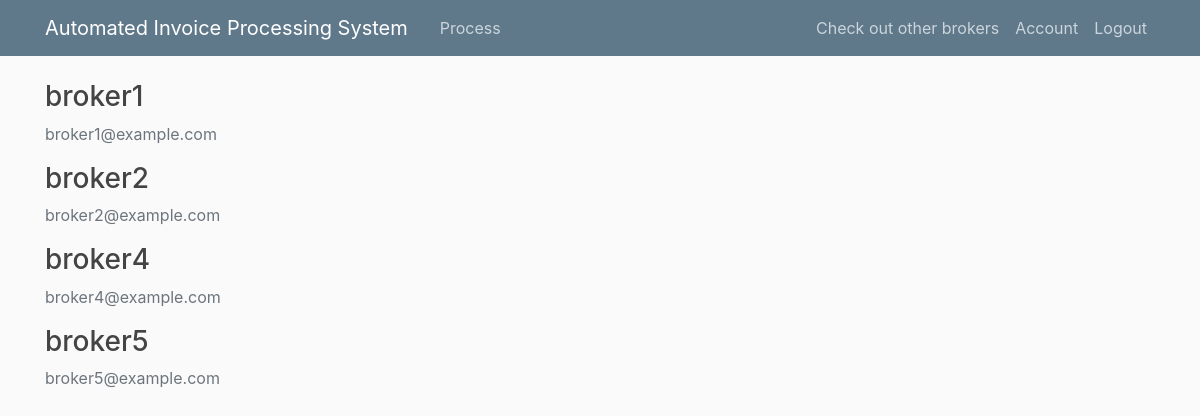
Screenshot of /fellowsdisplay (signed in) with the database file from the repository.
### aims_/models.py (models this page shows, shortened)
class Broker(db.Model, UserMixin):
    id = db.Column(db.Integer, primary_key=True)
    username = db.Column(db.String(20), unique=True, nullable=False)
    email = db.Column(db.String(120), unique=True, nullable=False)
    image_file = db.Column(db.String(20), nullable=False, default='default.png')
    password = db.Column(db.String(60), nullable=False)

### aims_/routes.py (the view)
@app.route("/fellowsdisplay")
@login_required
def fellowdisp():
    if session['account_type'] == 'broker':
        users = Broker.query.all()
    elif session['account_type'] == 'admin':
        users = Admin.query.all()
    elif session['account_type'] == 'company':
        users = Company.query.all()
    return render_template('fellowsdisp.html',users = users)

### aims_/models.py (called while the page is built)
@login_manager.user_loader
def load_user(user_id):
    if 'account_type' in session:
        if session['account_type'] == 'broker':
            return Broker.query.get(int(user_id))
        elif session['account_type'] == 'admin':
            return Admin.query.get(int(user_id))
        elif session['account_type'] == 'company':
            return Company.query.get(int(user_id))
        else:
            return None
    else:
        return None

### aims_/templates/fellowsdisp.html
{% extends "layout.html" %}
{% block content %}
    {% for user in users %}
        {% if user!= current_user%}
            <div class="media-body">
                <h3><a class="article-title" href="{{ url_for('account', user_id=user.id) }}" >{{ user.username }}</a></h3>
                <p class="text-secondary">{{ user.email }}</p>
            </div>
        {% endif %}
    {% endfor %}
{% endblock content %}

### aims_/static/main.css (style rules this page uses)
body { background: #fafafa; color: #333333; margin-top: 5rem; }
h1, h2, h3, h4, h5, h6 { color: #444444; }
.article-title { color: #444444; }

### rows the page displays
Broker: username "broker1", email "broker1@example.com"
Broker: username "broker2", email "broker2@example.com"
Broker: username "broker4", email "broker4@example.com"
Broker: username "broker5", email "broker5@example.com"

### other values shown
{{ session['account_type'] }} "broker"
